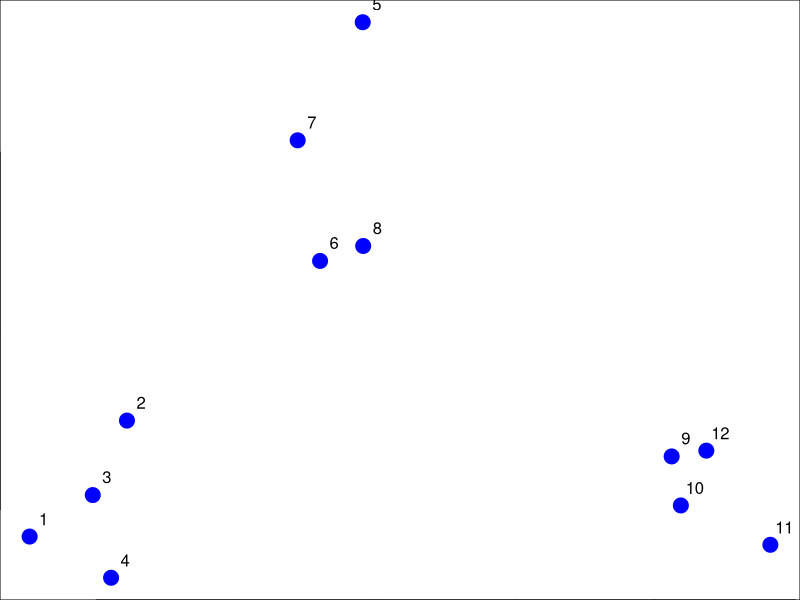

This chart was generated by the following R code:
set.seed(2345)
par(mar = c(0, 0, 0, 0))
x <- rnorm(12, mean = rep(1:3, each = 4), sd = 0.2)
y <- rnorm(12, mean = rep(c(1, 2, 1), each = 4), sd = 0.2)
plot(x, y, col = "blue", pch = 19, cex = 2)
text(x + 0.05, y + 0.05, labels = as.character(1:12))
